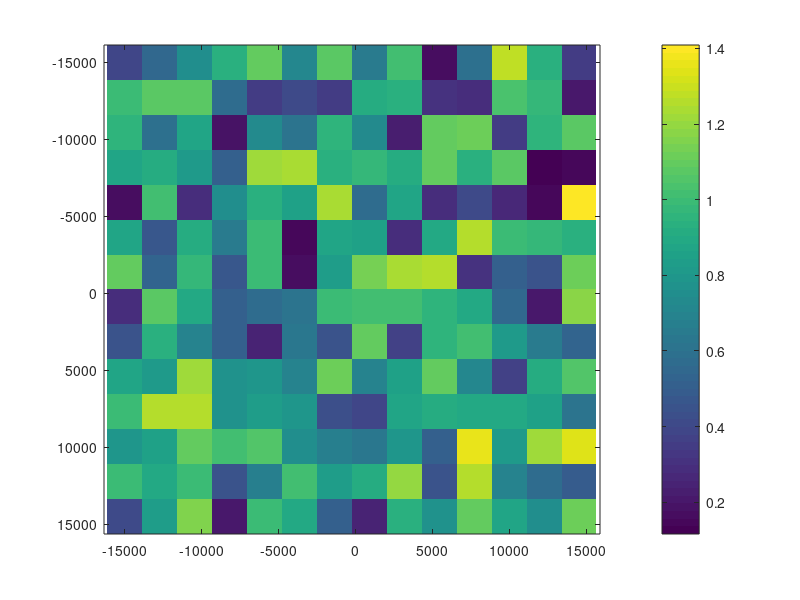
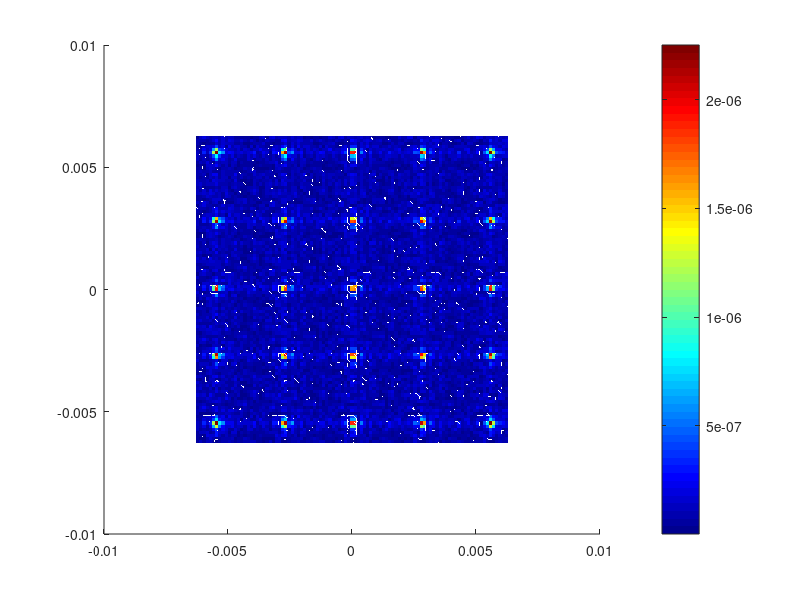

Source code (MATLAB) for these figures, in order: (Note: this script raises an error after producing the figures.)
clear;
close all;

%% Random Fields in 2D


dx = 2270;
dy = 2270;
x_ = -15e3:dx:15e3;
y_ = -15e3:dy:15e3;

[x, y] = meshgrid(x_, y_); % Meshgrid of rho and phi forming a circle 

% Min = 0.0001;
Max = 1;

R0 = Max .* (rand(size(x)) + 1j .* rand(size(x)));

% R0 = (rand(size(x))./sqrt(2) + 1j .* rand(size(x))./sqrt(2));


figure; imagesc(x_, y_, (abs(R0))); shading flat;colorbar; axis equal tight;

lambda = 1e3;

k0 = 2*pi/lambda;

Kx_ = linspace(-k0, k0, 100);
dKx = Kx_(2) - Kx_(1);

Ky_ = linspace(-k0, k0, 100);
dKy = Ky_(2) - Ky_(1);

[Kx, Ky] = meshgrid(Kx_, Ky_);


for i = 1:length(Kx_)
    for l = 1:length(Ky_)

        Spec(l, i) = sum(sum(R0 .* exp(1j .* (Kx_(i) .* x + Ky_(l) .* y)) .* dKx .* dKy));
    
    end
end


figure; surface(Kx, Ky, abs(Spec)); shading flat; colormap('jet'); colorbar;


Spec_modified = Spec .* log .* exp(1j .* 2 * pi * randn(size(Kx)));

% figure; surface(K .* cos(Th), K .* sin(Th), abs(Spec_modified)); shading flat; colormap('jet'); colorbar;

for i = 1:length(x_)
    for l = 1:length(y_)
        R1(l, i) = sum(sum(Spec_modified .* exp(1j .* (Kx .* x_(i) + Ky .* y_(l))) .* dx .* dy));
    end
end


figure; surface(x, y, db(abs(R1))/2); shading flat; colormap('jet'); colorbar;


for i = 1:length(Kx_)
    for l = 1:length(Ky_)

        Spec_R1(l, i) = sum(sum(R1 .* exp(1j .* (Kx_(i) .* x + Ky_(l) .* y)) .* dKx .* dKy));
    
    end
end
figure; surface(Kx, Ky, abs(Spec_R1)); shading flat; colormap('jet'); colorbar;




%% R1 is the cloud reflectivity field
PRT = 10;

t = eps:PRT:100*PRT;

Rt = zeros(length(t), length(phi), length(r));
Rt(1, :, :) = R1;

U = 8;
V = 8;

Vr = U .* cos(phi) + V .* sin(phi);
Vaz = U .* sin(phi) - V .* cos(phi);

for k  = 1:length(t) - 1
    for i = 1:length(ph)
        for l = 1:length(r)
           if ((i == 1) && (l == 1))
                Rt(k + 1, i, l) = Rt(k, i, l) - Vr(i, l) ./ (2 .* dr) .* PRT .* (Rt(k, i, l + 1) - Rt(k, i, l))...
               - Vaz(i, l) ./ r(l)./ (2 .* dph) .* PRT .* (Rt(k, i + 1, l) - Rt(k, i, l));
           elseif ((i == 1) && (l == length(r)))
               Rt(k + 1, i, l) = Rt(k, i, l) - Vr(i, l) ./ (2 .* dr) .* PRT .* (Rt(k, i, l) - Rt(k, i, l - 1))...
               - Vaz(i, l) ./ r(l)./ (2 .* dph) .* PRT .* (Rt(k, i + 1, l) - Rt(k, i, l));
           elseif ((i == length(ph)) && (l == 1))
               Rt(k + 1, i, l) = Rt(k, i, l) - Vr(i, l) ./ (2 .* dr) .* PRT .* (Rt(k, i, l + 1) - Rt(k, i, l))...
               - Vaz(i, l) ./ r(l)./ (2 .* dph) .* PRT .* (Rt(k, i, l) - Rt(k, i - 1, l));
           elseif ((i == length(ph)) && (l == length(r)))
               Rt(k + 1, i, l) = Rt(k, i, l) - Vr(i, l) ./ (2 .* dr) .* PRT .* (Rt(k, i, l) - Rt(k, i, l - 1))...
               - Vaz(i, l) ./ r(l)./ (2 .* dph) .* PRT .* (Rt(k, i, l) - Rt(k, i - 1, l));
           
           
           elseif ((i == 1)) && (l ~= 1) && (l ~= length(r))
               Rt(k + 1, i, l) = Rt(k, i, l) - Vr(i, l) ./ ( 2.* dr ) .* PRT .* (Rt(k, i, l + 1) - Rt(k, i, l - 1))...
               - Vaz(i, l) ./ r(l)./(2 .* dph) .* PRT .* (Rt(k, i + 1, l) - Rt(k, i, l));
           elseif ((l == 1)) && ((i ~= 1) && (i ~= length(ph)))
               Rt(k + 1, i, l) = Rt(k, i, l) - Vr(i, l) ./ ( 2.* dr ) .* PRT .* (Rt(k, i, l + 1) - Rt(k, i, l))...
               - Vaz(i, l) ./ r(l)./( 2 .* dph) .* PRT .* (Rt(k, i + 1, l) - Rt(k, i - 1, l));
           
           elseif ((i == length(ph))) && (l ~= 1) && (l ~= length(r))
               Rt(k + 1, i, l) = Rt(k, i, l) - Vr(i, l) ./ ( 2.* dr ) .* PRT .* (Rt(k, i, l + 1) - Rt(k, i, l - 1))...
               - Vaz(i, l) ./ r(l)./(2 .* dph) .* PRT .* (Rt(k, i, l) - Rt(k, i - 1, l));
           elseif ((l == length(r))) && (i ~= 1) && (i ~= length(ph))
               Rt(k + 1, i, l) = Rt(k, i, l) - Vr(i, l) ./ ( 2.* dr ) .* PRT .* (Rt(k, i, l) - Rt(k, i, l - 1))...
               - Vaz(i, l) ./ r(l)./( 2 .* dph) .* PRT .* (Rt(k, i + 1, l) - Rt(k, i - 1, l));
           else
               Rt(k + 1, i, l) = Rt(k, i, l) - Vr(i, l) ./ ( 2.* dr ) .* PRT .* (Rt(k, i, l + 1) - Rt(k, i, l - 1))...
               - Vaz(i, l) ./ r(l)./( 2 .* dph) .* PRT .* (Rt(k, i + 1, l) - Rt(k, i - 1, l));
           end
           if db(abs(Rt(k+1, i, l))) > 40
               Rt(k + 1, i, l) = 10^(40/20);
           end
        end
    end
%     figure(k); surface(rho .* cos(phi), rho .* sin(phi), db(abs(squeeze(Rt(k+1, :, :))))); ...
%     shading flat; colormap('jet'); colorbar;
end




% figure;surface(rho .* cos(phi), rho .* sin(phi), db(abs(squeeze(Rt(3, :, :))))); ...
%     shading flat; colormap('jet'); colorbar;

% makevideo(Rt, rho, phi, t)
